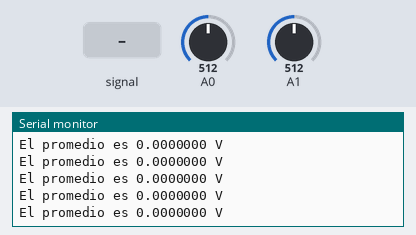
A sketch run on a simulated Arduino Uno, built with avr-gcc and run on an emulated ATmega328P. Shown: the last lines printed to the serial monitor. Inputs (shaded band) come from the test bench; at power-on: A0 = 512, A1 = 512.

Above: at 1.2 s.
1.3 s: A0 fed a 200 Hz sine of ±81 counts around its level
At 1.33 s:
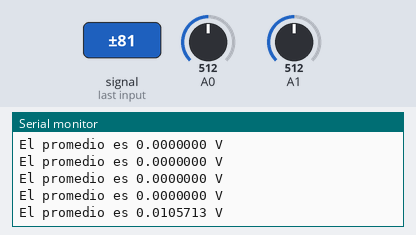
2.8 s: A0 set to 716
At 2.8 s:
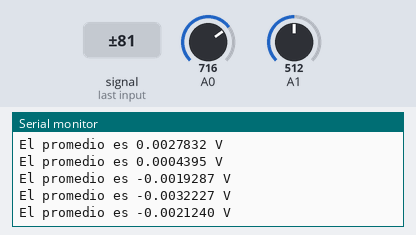
5.8 s: A1 set to 716
At 5.84 s:
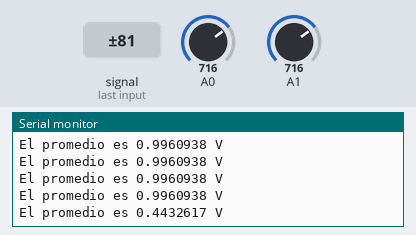
7.3 s: A1 fed a 200 Hz sine of ±81 counts around its level
At 7.36 s:
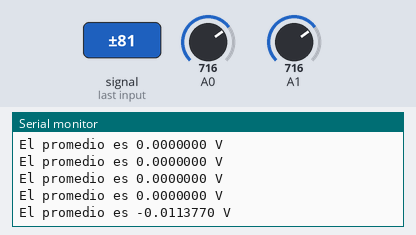
10.3 s: A0 fed a 1000 Hz sine of ±255 counts around its level
At 10.35 s:
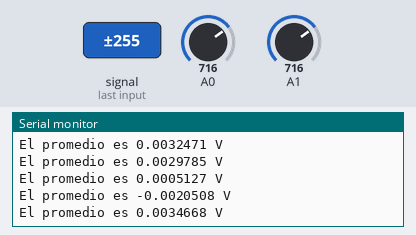
11.8 s: A1 fed a 1000 Hz sine of ±255 counts around its level
Timing chart, 0 to 14.8 s (numbered marks = the images above; inputs shaded):
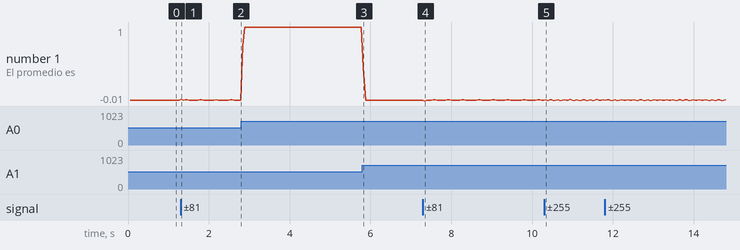

Measured:
- after the input at 1.3 s, the serial monitor: prints a new line at once (image 1)
- after the input at 5.8 s, the serial monitor: prints a new line at once (image 3)
- after the input at 7.3 s, the serial monitor: prints a new line after 0.05 s (image 4)
- after the input at 10.3 s, the serial monitor: prints a new line at once (image 5)
- plotted number 1: 0 → -0 after the input at 1.3 s, -0 → 1 after the input at 2.8 s, 1 → 0 after the input at 5.8 s, 0 → -0 after the input at 7.3 s, -0 → 0.01 after the input at 10.3 s

The sketch:

voltmetro-arduino.ino
```cpp
#define N 200 // número de muestras antes de cada corte

double temp, sum = 0;
byte i = 0;

void setup() {
  Serial.begin(9600);
}

void loop() {
  // leyendo, ahora entre 2 terminales
  int A = analogRead(A0);
  int B = analogRead(A1);

  temp = caidaTension(A - B);
  sum += temp;

  // imprimirVoltaje(temp);

  if(++i == N) {
    Serial.print("El promedio es ");
    imprimirVoltaje(sum / i);

    sum = i = 0;
  }
}

void imprimirVoltaje(double v) {
  Serial.print(v, 7);
  Serial.println(" V");
}

double caidaTension(int entradaBits) {
  return 5.0 * entradaBits / 1024;
}
```
